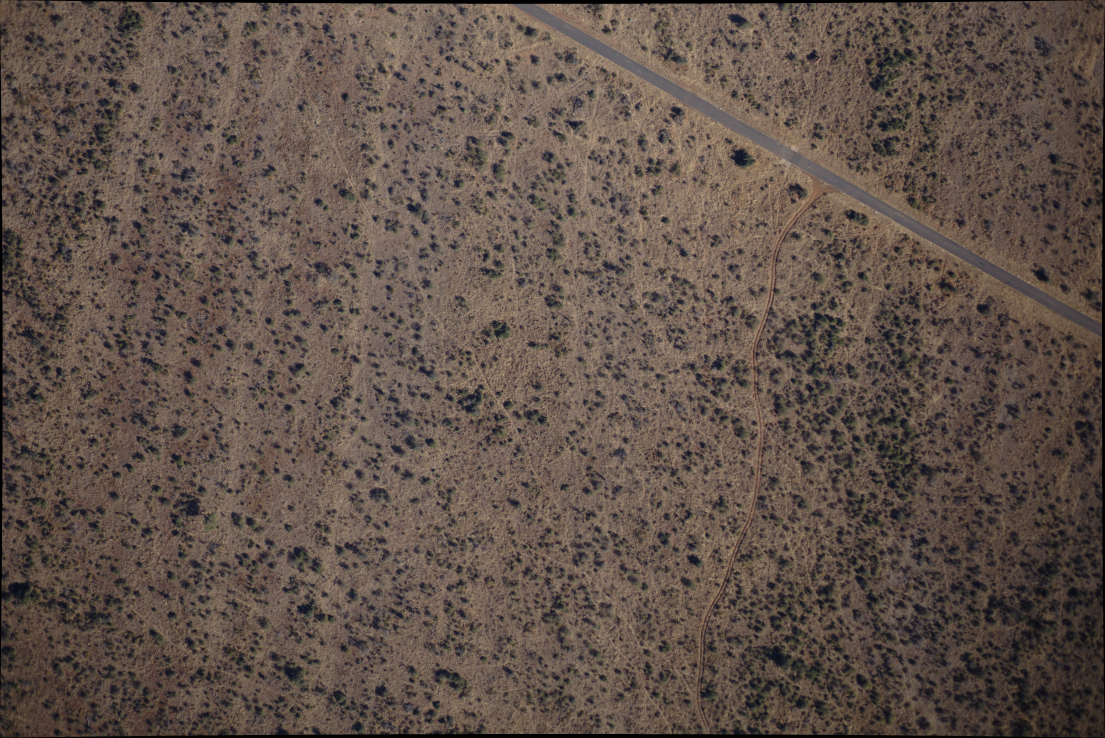
#> input picture megadetector_test/images/00f46f6f471fbadbdce4a2e2378e47fc5dbd6f36.jpg, 5525 x 3690 px (shown at 1/5 size); its folder holds only this picture in this run
$ jupyter execute project_test.ipynb   (shell and % lines are left out)
#> lines starting #> are read from the running program, lines starting #| are printed output that depends on the picture
[cell 1]
import json
from PIL import Image
import os

[cell 2]
images_dir = "images"
output_path = "results/test_output3.json"

[cell 3]
output_dir = "resized_images"
image_size = (2500, 1500)

os.makedirs(output_dir, exist_ok=True)

for filename in os.listdir(images_dir):
    if filename.endswith(('.jpg', '.jpeg', '.png', '.gif', '.bmp')):
        # Open the image file
        with Image.open(os.path.join(images_dir, filename)) as img:
            # Resize the image to the desired size
#> img is the input picture: PIL image 5525x3690 RGB; mean R, G, B 96.6, 82.1, 73.8
            img = img.resize(image_size)
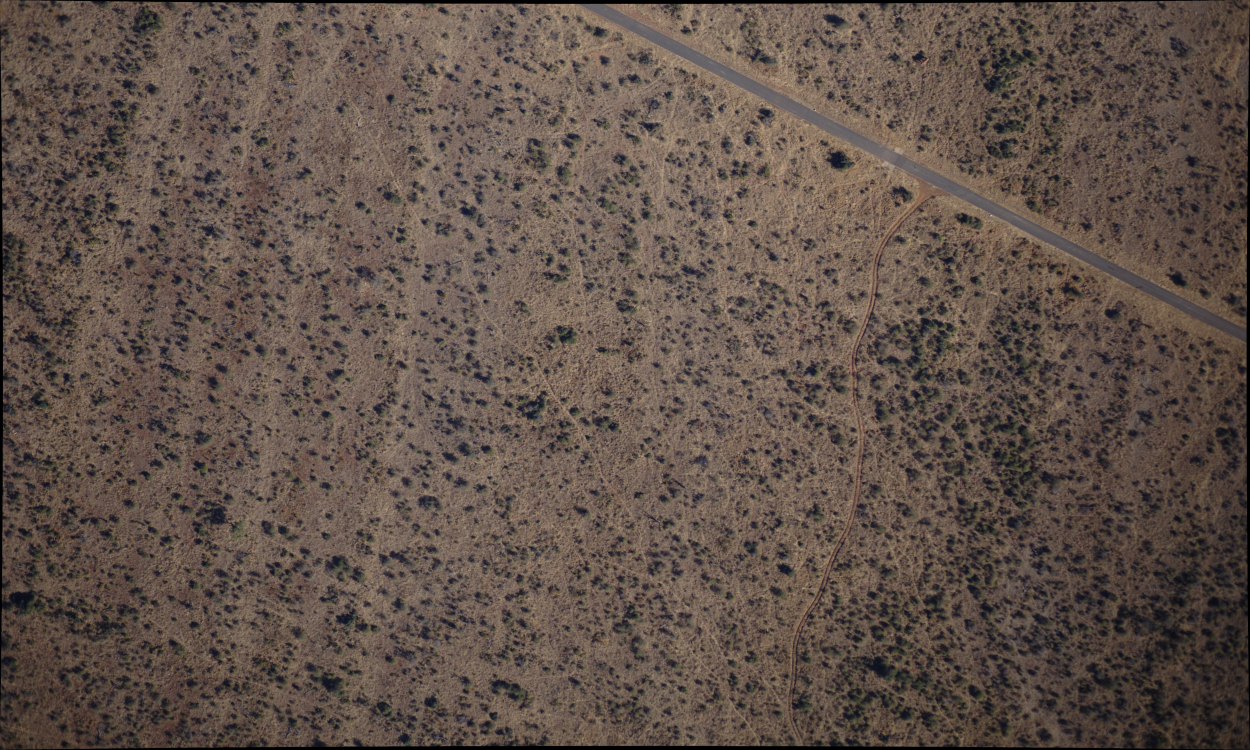
#> img: PIL image 2500x1500 RGB (shown at 1/2 size); mean R, G, B 96.6, 82.1, 73.8

            # Save the resized image to the output directory
            img.save(os.path.join(output_dir, filename))

[cell 4]
# Specify the input directory containing the 2500x1500 images
input_directory = output_dir

# Create the output directory if it doesn't exist
output_directory = 'output_sections'
os.makedirs(output_directory, exist_ok=True)

# Define the dimensions of the smaller sections
section_width = 500
section_height = 500

# Function to split an image into sections
def split_image(image, output_directory, i):
    # Determine the number of rows and columns
#> called with output_directory = 'output_sections', i = 0
    rows = image.height // section_height
#> rows = 3
    columns = image.width // section_width
#> columns = 5

    for row in range(rows):
        for col in range(columns):
            # Define the coordinates of the section
            left = col * section_width
            upper = row * section_height
            right = left + section_width
            lower = upper + section_height

            # Crop the section from the original image
            section = image.crop((left, upper, right, lower))

            # Save the section as a separate image
            section.save(os.path.join(output_directory, f'image{i}_{row}_{col}.png'))
#> this loop made 3 passes
#> pass 1, in split_image, `section.save(os.path.join(output_directory, f'image{i}_{row}_{col}.png..`:
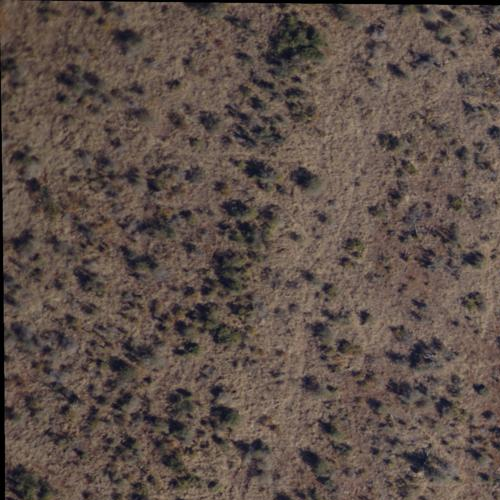
#> saved as image0_0_0.png: PIL image 500x500 RGB; mean R, G, B 94.1, 80.1, 72.9
#> pass 1, in split_image, `section.save(os.path.join(output_directory, f'image{i}_{row}_{col}.png..`:
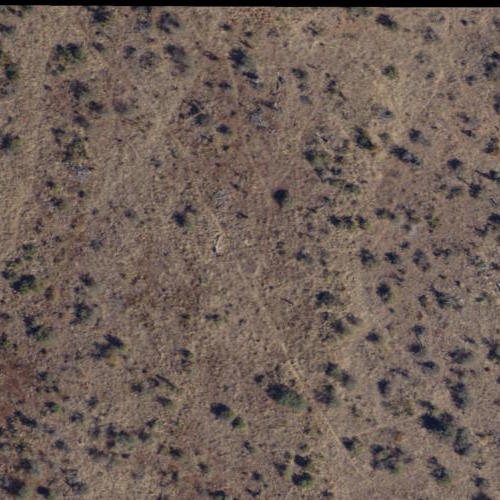
#> saved as image0_0_1.png: PIL image 500x500 RGB; mean R, G, B 111.6, 96.1, 87.7
#> pass 1, in split_image, `section.save(os.path.join(output_directory, f'image{i}_{row}_{col}.png..`:
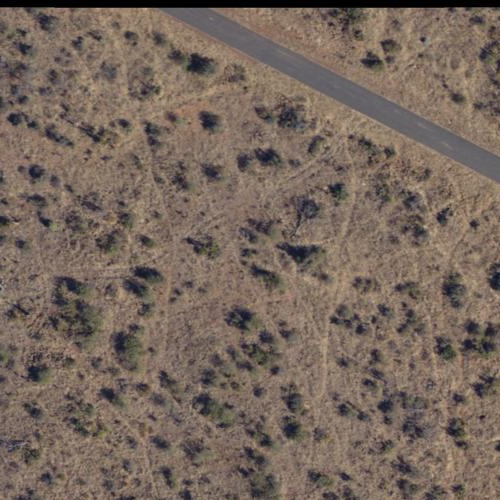
#> saved as image0_0_2.png: PIL image 500x500 RGB; mean R, G, B 118.9, 103.6, 93.1
#> pass 1, in split_image, `section.save(os.path.join(output_directory, f'image{i}_{row}_{col}.png..`:
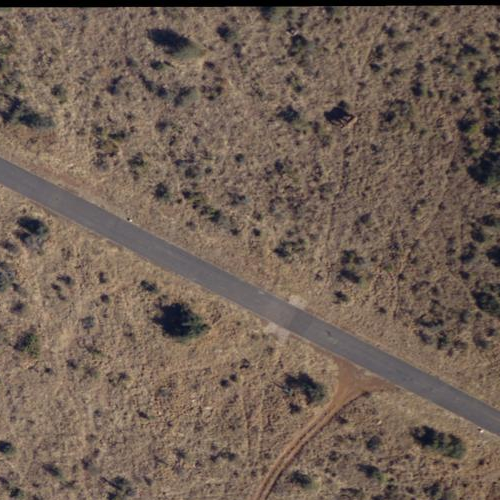
#> saved as image0_0_3.png: PIL image 500x500 RGB; mean R, G, B 114.3, 97.5, 85.6
#> after the loop:
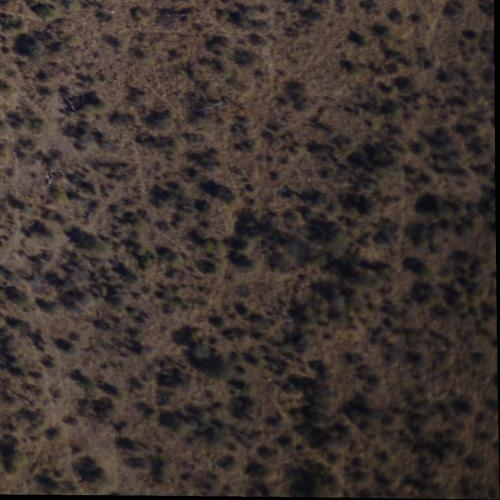
#> section: PIL image 500x500 RGB; mean R, G, B 62.2, 52, 47.6

# Process all images in the input directory
i = 0
for filename in os.listdir(input_directory):
    if filename.endswith(('.jpg', '.jpeg', '.png', '.gif', '.bmp')):
        # Open the image file
        with Image.open(os.path.join(input_directory, filename)) as img:
            # Split the image into sections
            split_image(img, output_directory, i)
            i += 1

print("All images have been split into smaller sections.")

[cell 5]
f = open(output_path)
#> (reads results/test_output3.json from the repository)
md_results = json.load(f)

[cell 6]
md_dict = {}
for i in md_results['images']:
    image_name = i['file']
    detections = i['detections']
    md_dict[image_name] = detections
